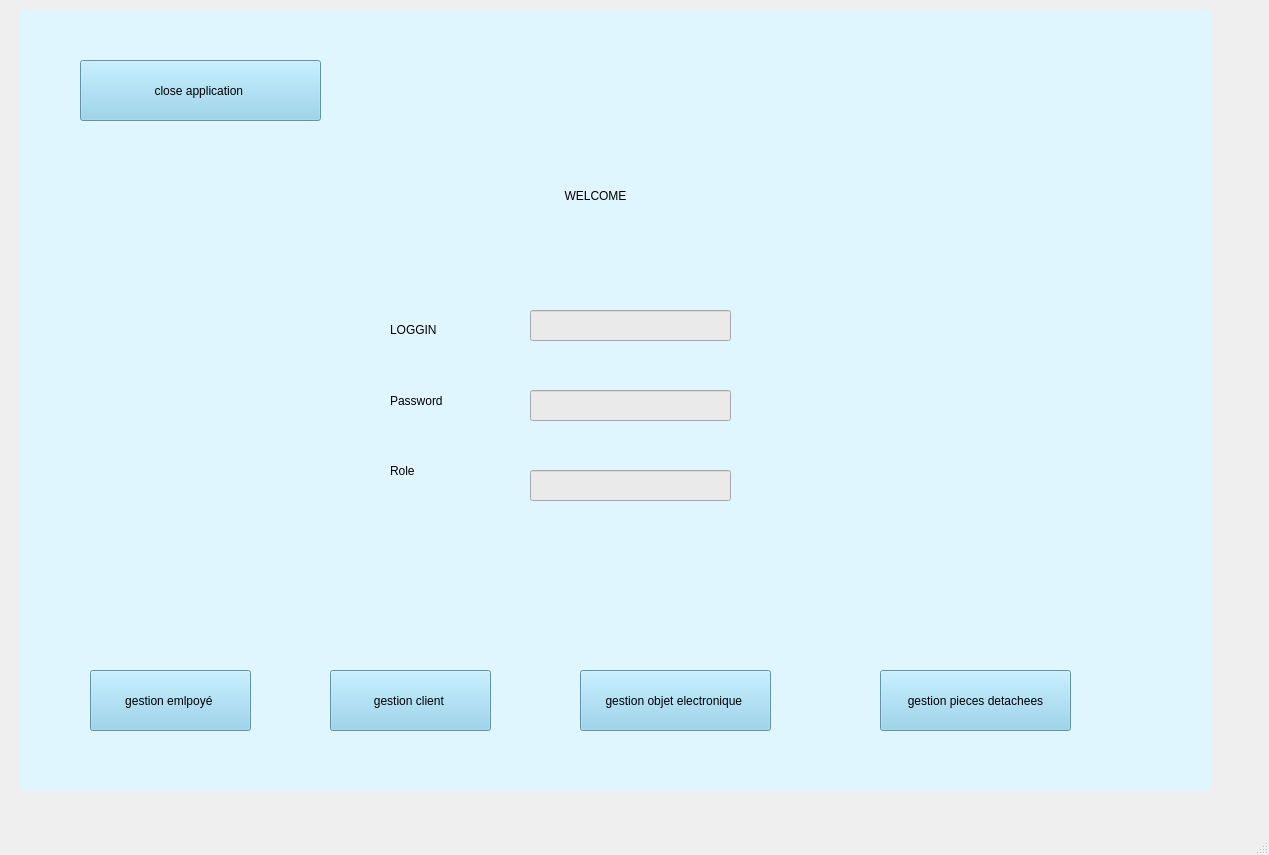
<?xml version="1.0" encoding="UTF-8"?>
<ui version="4.0">
 <class>MainWindow</class>
 <widget class="QMainWindow" name="MainWindow">
  <property name="geometry">
   <rect>
    <x>0</x>
    <y>0</y>
    <width>1269</width>
    <height>855</height>
   </rect>
  </property>
  <property name="windowTitle">
   <string>MainWindow</string>
  </property>
  <widget class="QWidget" name="centralwidget">
   <widget class="QStackedWidget" name="stackedWidget">
    <property name="geometry">
     <rect>
      <x>20</x>
      <y>10</y>
      <width>1191</width>
      <height>781</height>
     </rect>
    </property>
    <property name="styleSheet">
     <string notr="true">background-color: #E0F6FF;
</string>
    </property>
    <property name="currentIndex">
     <number>0</number>
    </property>
    <widget class="QWidget" name="page">
     <widget class="QPushButton" name="pushButton">
      <property name="geometry">
       <rect>
        <x>60</x>
        <y>50</y>
        <width>241</width>
        <height>61</height>
       </rect>
      </property>
      <property name="styleSheet">
       <string notr="true">background-color: #87CEEB;</string>
      </property>
      <property name="text">
       <string>close application </string>
      </property>
     </widget>
     <widget class="QLabel" name="label">
      <property name="geometry">
       <rect>
        <x>-30</x>
        <y>140</y>
        <width>1211</width>
        <height>91</height>
       </rect>
      </property>
      <property name="styleSheet">
       <string notr="true">font: 36pt &quot;Segoe UI&quot;;</string>
      </property>
      <property name="text">
       <string>WELCOME</string>
      </property>
      <property name="alignment">
       <set>Qt::AlignmentFlag::AlignCenter</set>
      </property>
     </widget>
     <widget class="QLabel" name="label_2">
      <property name="geometry">
       <rect>
        <x>370</x>
        <y>310</y>
        <width>63</width>
        <height>20</height>
       </rect>
      </property>
      <property name="text">
       <string>LOGGIN</string>
      </property>
     </widget>
     <widget class="QLabel" name="label_3">
      <property name="geometry">
       <rect>
        <x>370</x>
        <y>380</y>
        <width>111</width>
        <height>21</height>
       </rect>
      </property>
      <property name="text">
       <string>Password</string>
      </property>
     </widget>
     <widget class="QLabel" name="label_4">
      <property name="geometry">
       <rect>
        <x>370</x>
        <y>450</y>
        <width>111</width>
        <height>21</height>
       </rect>
      </property>
      <property name="text">
       <string>Role</string>
      </property>
     </widget>
     <widget class="QLineEdit" name="lineEdit">
      <property name="geometry">
       <rect>
        <x>510</x>
        <y>300</y>
        <width>201</width>
        <height>31</height>
       </rect>
      </property>
      <property name="styleSheet">
       <string notr="true">background-color: rgb(234, 234, 234);
color: black;
</string>
      </property>
      <property name="text">
       <string/>
      </property>
     </widget>
     <widget class="QLineEdit" name="lineEdit_2">
      <property name="geometry">
       <rect>
        <x>510</x>
        <y>380</y>
        <width>201</width>
        <height>31</height>
       </rect>
      </property>
      <property name="styleSheet">
       <string notr="true">background-color: rgb(234, 234, 234);
color: black;</string>
      </property>
     </widget>
     <widget class="QLineEdit" name="lineEdit_3">
      <property name="geometry">
       <rect>
        <x>510</x>
        <y>460</y>
        <width>201</width>
        <height>31</height>
       </rect>
      </property>
      <property name="styleSheet">
       <string notr="true">background-color: rgb(234, 234, 234);
color:black;</string>
      </property>
     </widget>
     <widget class="QPushButton" name="pushButton_2">
      <property name="geometry">
       <rect>
        <x>70</x>
        <y>660</y>
        <width>161</width>
        <height>61</height>
       </rect>
      </property>
      <property name="styleSheet">
       <string notr="true">background-color: #87CEEB;</string>
      </property>
      <property name="text">
       <string>gestion emlpoyé </string>
      </property>
     </widget>
     <widget class="QPushButton" name="pushButton_3">
      <property name="geometry">
       <rect>
        <x>310</x>
        <y>660</y>
        <width>161</width>
        <height>61</height>
       </rect>
      </property>
      <property name="styleSheet">
       <string notr="true">background-color: #87CEEB;</string>
      </property>
      <property name="text">
       <string>gestion client </string>
      </property>
     </widget>
     <widget class="QPushButton" name="pushButton_4">
      <property name="geometry">
       <rect>
        <x>560</x>
        <y>660</y>
        <width>191</width>
        <height>61</height>
       </rect>
      </property>
      <property name="styleSheet">
       <string notr="true">background-color: #87CEEB;</string>
      </property>
      <property name="text">
       <string>gestion objet electronique </string>
      </property>
     </widget>
     <widget class="QPushButton" name="pushButton_5">
      <property name="geometry">
       <rect>
        <x>860</x>
        <y>660</y>
        <width>191</width>
        <height>61</height>
       </rect>
      </property>
      <property name="styleSheet">
       <string notr="true">background-color: #87CEEB;</string>
      </property>
      <property name="text">
       <string>gestion pieces detachees</string>
      </property>
     </widget>
    </widget>
   </widget>
  </widget>
  <widget class="QMenuBar" name="menubar">
   <property name="geometry">
    <rect>
     <x>0</x>
     <y>0</y>
     <width>1269</width>
     <height>25</height>
    </rect>
   </property>
  </widget>
  <widget class="QStatusBar" name="statusbar"/>
 </widget>
 <resources/>
 <connections/>
</ui>
